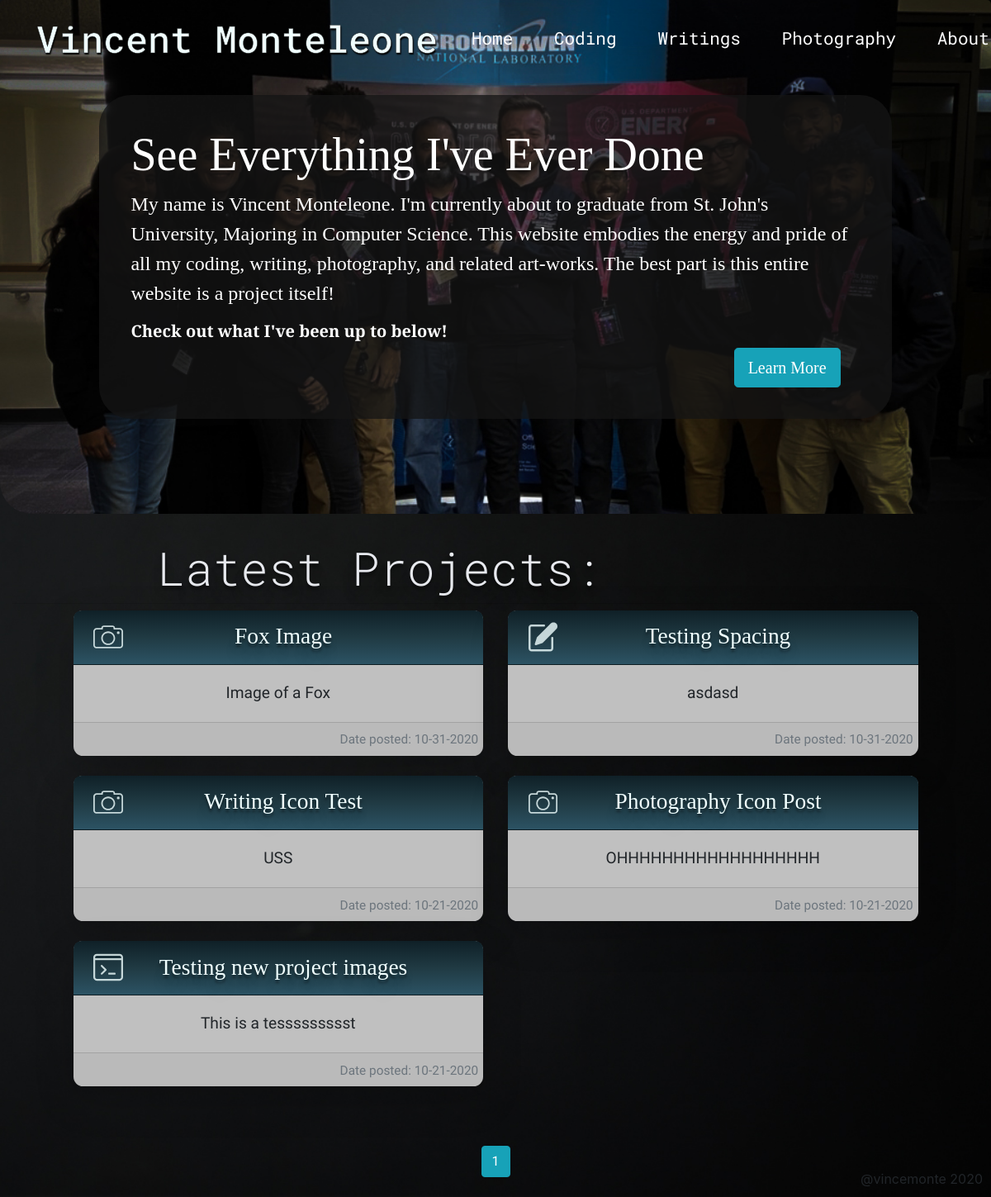
Page /home on the earlier database version.
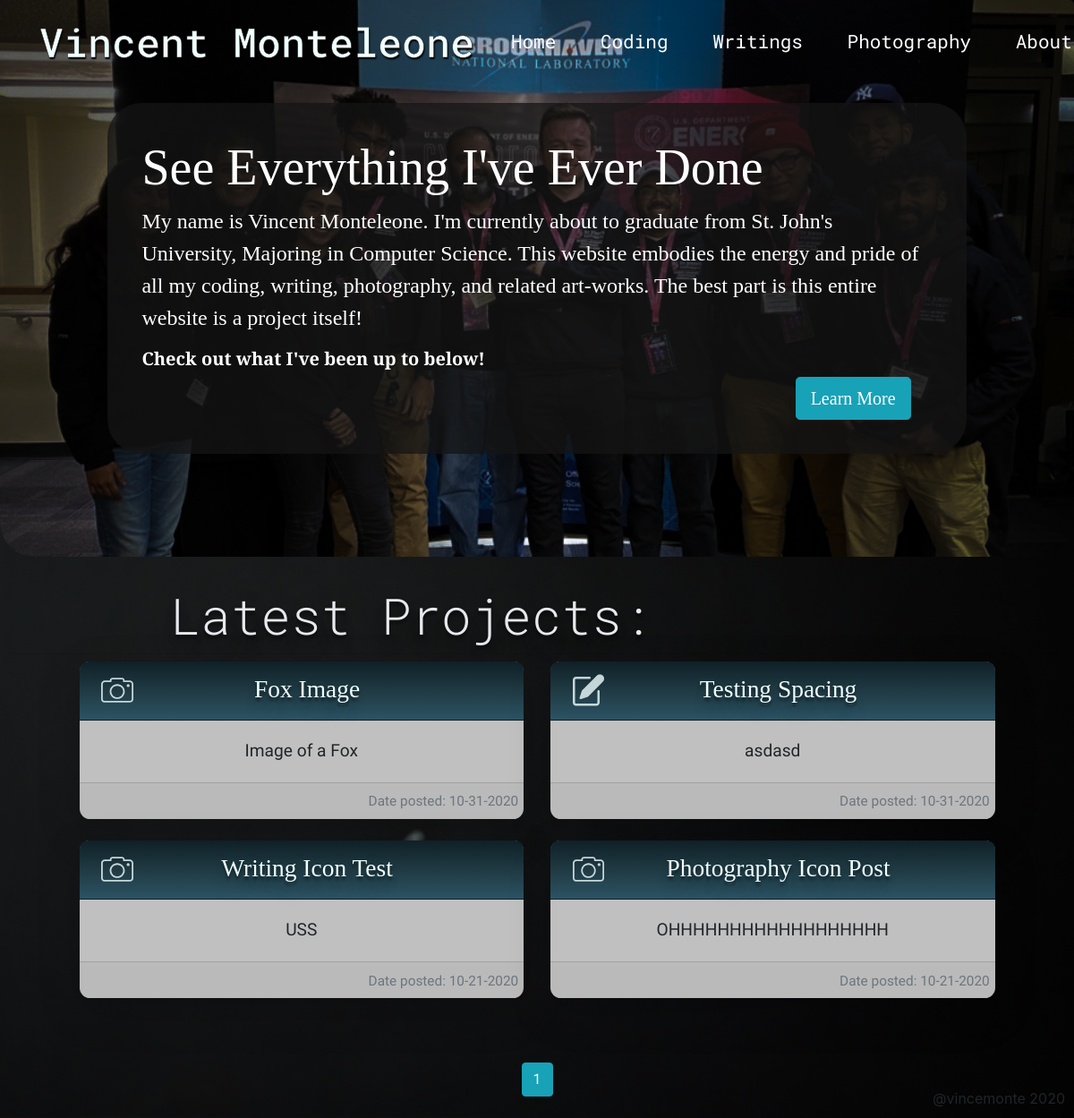
Same page on the later database version.
### personalWebsite/models.py (models this page shows, shortened)
class HomePost(db.Model):
    id = db.Column(db.Integer, primary_key=True)
    project_id = db.Column(db.Integer, db.ForeignKey('project.id'), unique=True)
    type_image = db.Column(db.String(30), nullable=False)
    content = db.Column(db.Text, nullable=False)

class Project(db.Model):
    id = db.Column(db.Integer, primary_key=True)
    title = db.Column(db.String(100), nullable=False)
    type = db.Column(db.String(20), nullable=False)
    content= db.Column(db.Text, nullable=True)
    files = db.Column(db.String(80), nullable=True) #holds the path to the file images
    date_posted = db.Column(db.DateTime, nullable=False, default=datetime.now)
    user_id = db.Column(db.Integer, db.ForeignKey('user.id'), nullable=False)
    home_post = db.relationship('HomePost', backref='project', uselist=False)

### personalWebsite/main/routes.py (the view)
@main.route('/')
@main.route('/home')
def home():
    page = request.args.get('page', 1, type=int)
    posts = HomePost.query.order_by(HomePost.id.desc()).paginate(page=page, per_page=6)
    return render_template('index.html', posts=posts)

### personalWebsite/templates/index.html (shortened to what this page needs)
{% extends "layout.html" %}
{%block content%}
    <div class="jumbotron" id="home-jumbotron">
      <div class="container text-white" id="jumbotron-container">
        <h1 class="display-4">See Everything I've Ever Done</h1>
        <p class="lead">My name is Vincent Monteleone. I'm currently about to graduate from St. John's University, Majoring in Computer Science.
        This website embodies the energy and pride of all my coding, writing, photography, and related art-works. The best part is this entire website is a project itself!
        </p>
        <h5><strong>Check out what I've been up to below!</strong></h5>
        <div class="text-right">
          <a class="btn btn-info btn-lg mr-4"href="{{ url_for('main.about') }}"> Learn More</a>
        </div>
      </div>
    </div>
    <section class="home-articles">
      <div class="container-fluid text-left">
        <h1 class="display-4 text-white-2" style="font-family: 'Roboto Mono', monospace;">Latest Projects:</h1>
        <hr class="my-2">
        <div class="row text-center ">
          {% for post in posts.items %}
          <div class="col-md-6" >
            <div class="card mb-4 shadow-lg border-0">
              <div class="card-header">
                <img  src="{{ url_for('static', filename=post.type_image ) }}" class="project_type_image">
                <a class = "card-title" href="{{ url_for('posts.project', title=post.project.title) }}">{{ post.project.title }}</a>
              </div>
              <div class="card-body">
                <p class= "card-text"> {{ post.content }} </p>
              </div>
              <div class="card-footer text-right">
                <small class="text-muted">Date posted: {{ post.project.date_posted.strftime('%m-%d-%Y') }}</small>
              </div>
            </div>
          </div>
          {% endfor %}
        </div>
      </div>
      </section>
      <div class="container mt-5 text-center">
        {% for page_num in posts.iter_pages(left_edge=1, right_edge=1, left_current=1, right_current=2) %}
          {% if page_num %}
            {% if posts.page == page_num %}
              <a class="btn btn-info mb-4" href="{{ url_for('main.home', page=page_num) }}">{{ page_num }}</a>
            {% else %}
              <a class="btn btn-outline-info mb-4" href="{{ url_for('main.home', page=page_num) }}">{{ page_num }}</a>
            {% endif %}
          {% else %}
            <small>...</small>
          {% endif %}
        {% endfor %}
      </div>
{%endblock content%}

### personalWebsite/templates/layout.html (shortened to what this page needs)
<!DOCTYPE html>
<html lang="en" dir="ltr">
  <head>
    <link rel="stylesheet" type="text/css" href="{{url_for('static', filename='bootstrap-reboot.css')}}">
    <link rel="stylesheet" href="https://stackpath.bootstrapcdn.com/bootstrap/4.1.3/css/bootstrap.min.css">
    <link rel="stylesheet" type="text/css" href="{{ url_for('static', filename='main.css')}}">
    <link rel="stylesheet" type="text/css" href="{{ url_for('static', filename='devices.css')}}">
    <link rel="stylesheet" href="https://cdnjs.cloudflare.com/ajax/libs/font-awesome/4.7.0/css/font-awesome.min.css">
  </head>
  <body>
    <header>
      <nav class="navbar fixed-top navbar-expand-xl navbar-dark" id="navigation-bar">
        <span class="navbar-brand" id="navbar-brand">Vincent Monteleone</span>
        <div class="collapse navbar-collapse" id="collapsing-navbar">
          <ul class="navbar-nav ml-auto" id="nav-list-container">
            <li class="nav-item">
              <a class="nav-link" href="{{url_for('main.home')}}">Home <span class="sr-only">(current)</span></a>
            </li>
            <li class="nav-item">
              <a class="nav-link" href="{{url_for('posts.coding')}}">Coding</a>
            </li>
            <li class="nav-item">
              <a class="nav-link" href="{{url_for('posts.writings')}}">Writings</a>
            </li>
            <li class="nav-item">
              <a class="nav-link" href="{{url_for('posts.photography')}}">Photography</a>
            </li>
            <li class="nav-item">
              <a class="nav-link" href="{{url_for('main.about')}}">About</a>
            </li>
          </ul>
        </div>
      </nav>
    </header>
    <main role="main">
        {% block content %}{% endblock %}
    </main>
    <footer>@vincemonte 2020</footer>
  </body>
</html>

### personalWebsite/static/main.css (style rules this page uses)
body { margin: 0; background-position: top; background-size: cover; width: 100%; background-image: url(images/GrayWallBackground.jpg); transition: 4s ease; }
main { font-family: 'Work Sans', sans-serif; }
img { max-width: 100%; }
.navbar { font-family: 'Roboto Mono', monospace; position: fixed; width: 100%; padding: .5em; transition: 1s ease-in; }
.navbar-brand { font-size: 1.8em; font-weight: 500; padding-left: .8em; color: #F0FFFF !important; -webkit-text-stroke: .5px #282828; text-shadow: 1px 1.5px 1.5px black; transition: 1.65s ease; }
.navbar li { padding: .1em .8em; }
.navbar ul { transition: 1.01s ease; font-size: 21px; }
.nav-link { color: white !important; transition-delay: font-weight .3s; transition: width .3s ease-out, font-size .3s ease-out, font-weight step-start; }
.jumbotron { background-image: url(images/cyberforce.jpg); background-position: 50% 25%; background-repeat: no-repeat; background-size: cover; border-bottom-left-radius: 2em; border-bottom-right-radius: 2em; font-family: 'Crimson Text', serif; padding: 7em 5em; }
.jumbotron .container { background-color: rgba(20, 20, 21, 0.75); padding: 1.6em; border-radius: 2em; max-width: 60%; margin-left: 10%; margin-right: auto; }
.home-articles h1 { margin-left: 15%; font-family: 'Roboto Mono', monospace; }
.home-articles .row { display: flex; max-width: 80%; margin-right:10%; margin-left: auto; align-items: center; justify-content: space-between; }
.row .card { border-style: none; background: #C0C0C0; border-radius: .6em; }
.row .card-header { background: #0f2027; background: -webkit-linear-gradient(to bottom, #0f2027, #203a43, #2c5364); background: linear-gradient(to bottom, #0f2027, #203a43, #2c5364); border-top-right-radius: .5em; border-top-left-radius: .5em; }
.card-title { text-decoration: none; color: #F0FFFF; font-size: 1.43em; font-weight: 500; text-align: left; font-family: 'Crimson Text', serif; text-shadow: 0px 4px 3px rgba(0,0,0,0.4), 0px 8px 13px rgba(0,0,0,0.1), 0px 18px 23px rgba(0,0,0,0.1); }
.card-footer { padding: .3em; }
.project_type_image { display: block; float: left; padding-left: .25em; width: 40px; height: 40px; opacity: 0.8; }
.text-white-2 { color: #E7E9EE; text-shadow: 0px 4px 3px rgba(0,0,0,0.4), 0px 8px 13px rgba(0,0,0,0.1), 0px 18px 23px rgba(0,0,0,0.1); }
footer { position:fixed; float: right; bottom: 10px; right:10px; }

### personalWebsite/static/devices.css (style rules this page uses)
@media only screen
  and (min-device-width: 768px)
  and (max-device-width: 1024px) { main { font-size: 1.2em; } }
@media only screen
  and (min-device-width: 768px)
  and (max-device-width: 1024px) { .lead { font-size: 24px; } }
@media only screen
  and (min-device-width: 768px)
  and (max-device-width: 1024px) { .navbar-brand { font-size: 45px; } }
@media only screen
  and (min-device-width: 768px)
  and (max-device-width: 1024px) { .jumbotron { padding: 6em 0em; } }
@media only screen
  and (min-device-width: 768px)
  and (max-device-width: 1024px) { .home-articles .card-title { padding-right: 1em; padding-top: 1em; } }
@media only screen
  and (min-device-width: 768px)
  and (max-device-width: 1024px) { .jumbotron .container { padding: 2em; max-width: 80%; margin-left: 10%; margin-right: auto; } }
@media only screen
  and (min-device-width: 768px)
  and (max-device-width: 1024px) { .home-articles .row { max-width: 90%; margin-left: 5%; margin-right: auto; } }

Differences in the rows shown:
removed HomePost: type_image (picture), project "Testing new project images", content "This is a tessssssssst", project.date_posted "10-21-2020"
